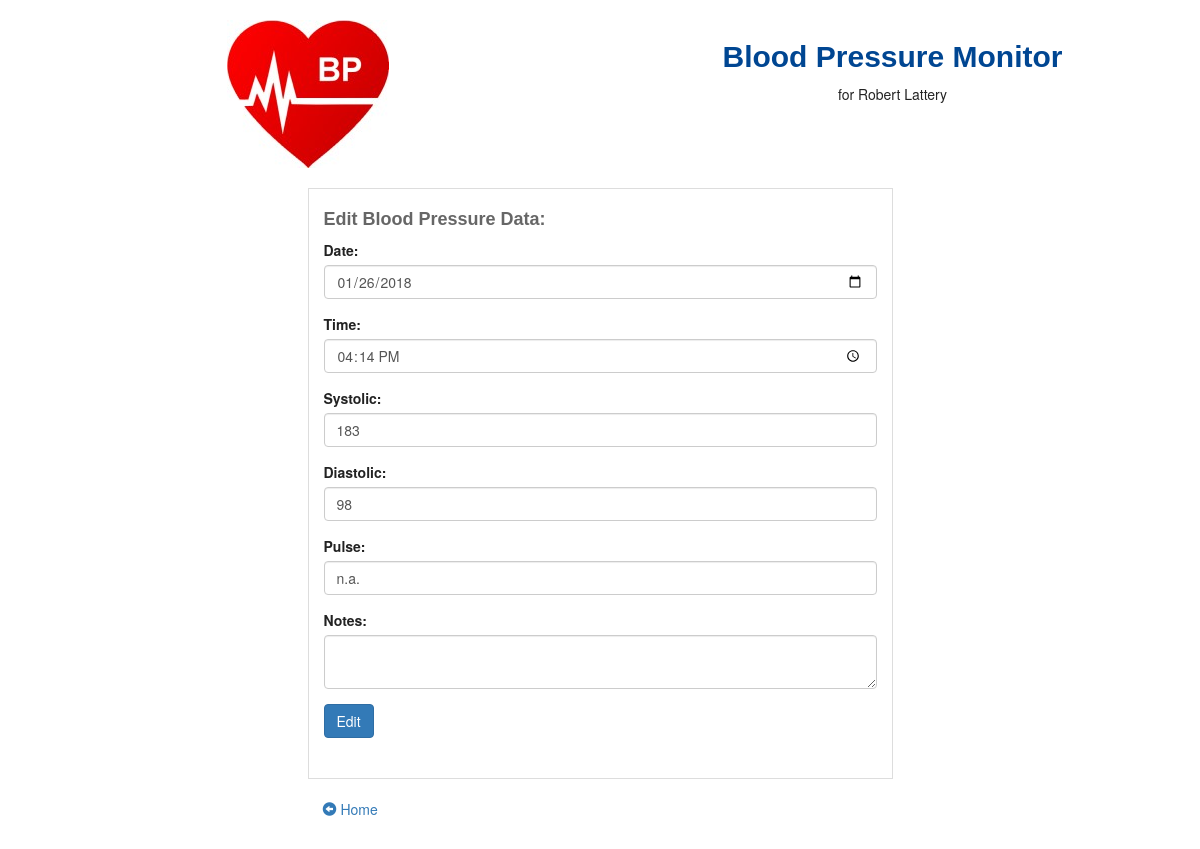
The app's page /editbp.php?id=1 with its own data.
### tables this page shows
CREATE TABLE `bpdata` (
  `id` int(10) UNSIGNED NOT NULL,
  `client` int(11) NOT NULL,
  `date` date NOT NULL,
  `time` time NOT NULL,
  `systolic` int(11) NOT NULL,
  `diastolic` int(11) NOT NULL,
  `pulse` int(11) DEFAULT NULL,
  `notes` mediumtext
);

### editbp.php (the view, shortened to what this page needs)
<!DOCTYPE html>
<html lang="en">
<head>
   <link rel="stylesheet" href="http://maxcdn.bootstrapcdn.com/bootstrap/3.2.0/css/bootstrap.min.css">
	<link rel="stylesheet" type="text/css" href="maincss.css">
</head>
<body>
&nbsp;<br>
<?php
	$id=$_GET['id'];
	require ("dbinfo.php");
	$conn = mysqli_connect($Host, $User, $Password, $DBName);
	$tablename = "bpdata";
	$sql = "SELECT * FROM $tablename WHERE id = '$id'";
	$result = mysqli_query($conn, $sql);
	if (mysqli_num_rows($result) > 0) {
		while ($row = mysqli_fetch_assoc($result)) {
			$mydate = $row["date"];
			$mytime = $row["time"];
			$systolic = $row["systolic"];
			$diastolic = $row["diastolic"];
			$pulse = $row["pulse"];
			$notes = $row["notes"];
			if ($pulse == "0") {
				$pulse = "n.a.";
			}
		}
	} else {
		$error = "0 results";
	}
?>
<div class="container">
	<div class="row">
	   <div class="col-sm-6">
	      <a href="index.php"><img src="images/bp_logo1.jpg" class="img-responsive center-block" width="162" height="148" alt="bp_logo1"></a>
	   </div>
		<div class="col-sm-6">
			<h1 class="text-center">Blood Pressure Monitor</h1><p style="text-align: center;">for Robert Lattery</p>
	   </div>
	</div>
   <div class="row" style="margin-top: 20px;">
		<div class="col-sm-3">
	   </div>
	   <div class="col-sm-6" style="border: solid 1px #DDDDDD; margin-bottom: 20px;">
			<h2>Edit Blood Pressure Data:</h2>
			<form action="editbp2.php" method="post">
				<div class="form-group">
					<label for="mydate">Date:</label>
					<input type="date" class="form-control" id="mydate" name="mydate" value="<?php echo $mydate; ?>" required>
				</div>
				<div class="form-group">
					<label for="mytime">Time:</label>
					<input type="time" class="form-control" id="mytime" name="mytime" value="<?php echo $mytime; ?>" required>
				</div>
				<div class="form-group">
					<label for="systolic">Systolic:</label>
					<input type="number" class="form-control" id="systolic" name="systolic" value="<?php echo $systolic; ?>" required>
				</div>
				<div class="form-group">
					<label for="diastolic">Diastolic:</label>
					<input type="number" class="form-control" id="diastolic" name="diastolic" value="<?php echo $diastolic; ?>" required>
				</div>
				<div class="form-group">
					<label for="pulse">Pulse:</label>
					<input type="text" class="form-control" id="pulse" name="pulse" value="<?php echo $pulse; ?>">
				</div>
				<div class="form-group">
					<label for="notes">Notes:</label>
					<textarea class="form-control" rows="2" id="notes" name="notes"><?php echo $notes; ?></textarea>
				</div>
				<button type="submit" class="btn btn-primary" id="submit" name="submit">Edit</button>
			</form>
			<br>&nbsp;
	   </div>
	   <div class="col-sm-3">
	   </div>
	</div>
	<div class="row">
		<div class="col-sm-3">
		</div>
	   <div class="col-sm-6">
		  <p><a href="index.php"><span class='glyphicon glyphicon-circle-arrow-left'></span> Home</a></p>
		</div>
		<div class="col-sm-3">
		</div>
	</div>
</div>
</body>
</html>

### maincss.css (style rules this page uses)
body { color: #222222; background-color: #FFFFFF; }
h1 { font: bold 30px arial; color: #004692; }
h2 { font: bold 18px arial; color: #666666; }

### records on screen
bpdata: mydate "01/26/2018", mytime "16:14:00", systolic "183", diastolic "98", pulse "n.a."
